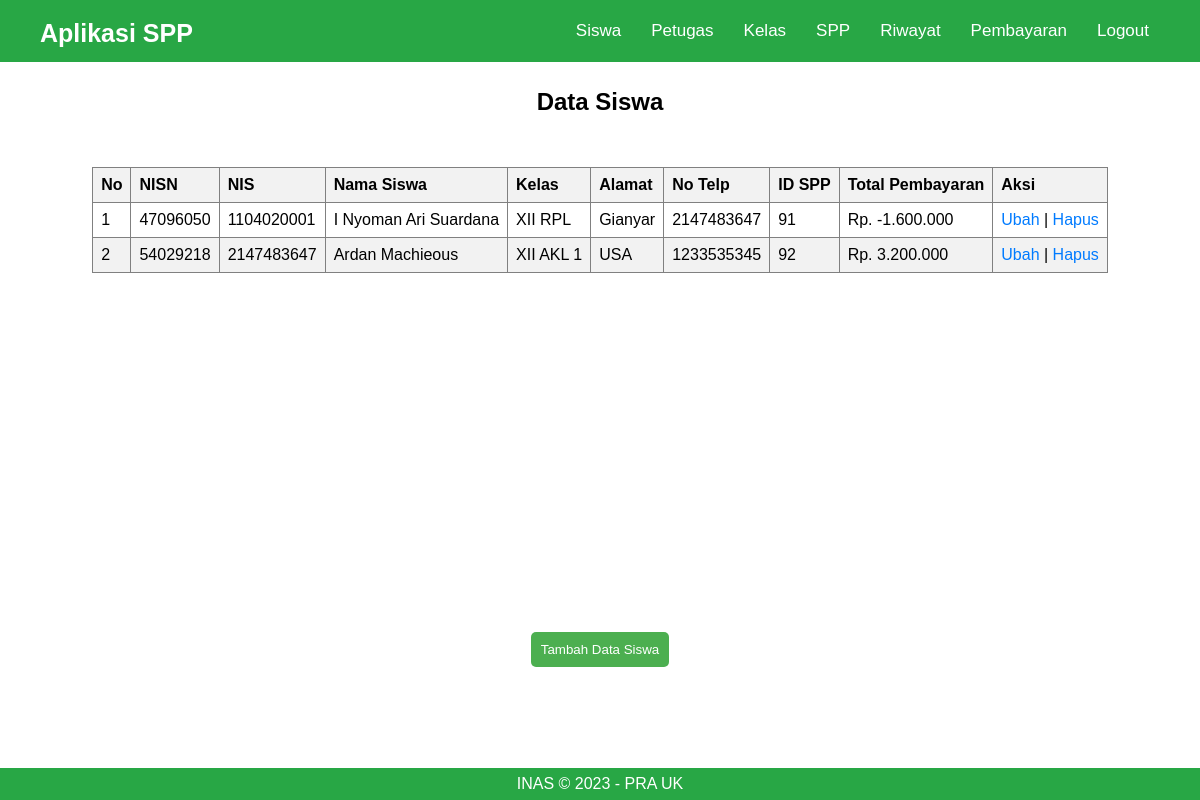
The page /admin/siswa.php (signed in) on the database its author committed.
### tables this page shows
CREATE TABLE `siswa` (
  `nisn` int(11) NOT NULL,
  `nis` int(11) NOT NULL,
  `nama` varchar(50) NOT NULL,
  `id_kelas` int(11) NOT NULL,
  `alamat` varchar(255) NOT NULL,
  `no_telp` int(25) NOT NULL,
  `id_spp` int(11) NOT NULL,
  `total_bayar` int(11) NOT NULL
);

CREATE TABLE `kelas` (
  `id_kelas` int(11) NOT NULL,
  `nama_kelas` varchar(20) NOT NULL,
  `kompetensi_keahlian` varchar(50) NOT NULL
);

CREATE TABLE `spp` (
  `id_spp` int(11) NOT NULL,
  `tahun` varchar(11) NOT NULL,
  `nominal` int(11) NOT NULL
);

### admin/siswa.php (the view, shortened to what this page needs)
<?php
    include_once('header.php');
 ?>
<section>
		<h2>Data Siswa</h2><br>
		<div style="height: 400px; overflow-y: scroll;">
		<table border="1">
			<thead>
				<tr>
					<th>No</th>
					<th>NISN</th>
					<th>NIS</th>
					<th>Nama Siswa</th>
					<th>Kelas</th>
					<th>Alamat</th>
					<th>No Telp</th>
					<th>ID SPP</th>
					<th>Total Pembayaran</th>
					<?php if($_SESSION['level'] == 'admin'){ ?>
					<th>Aksi</th>
					<?php } ?>
				</tr>
			</thead>
			<tbody>
				<?php
					include('../koneksi.php');
					$no = 1;
					$query = "SELECT * FROM siswa INNER JOIN kelas ON siswa.id_kelas = kelas.id_kelas INNER JOIN spp ON siswa.id_spp = spp.id_spp";
					$result = mysqli_query($koneksi, $query);
					while($row = mysqli_fetch_assoc($result)){
				?>
				<tr>
					<td><?php echo $no++; ?></td>
					<td><?php echo $row['nisn']; ?></td>
					<td><?php echo $row['nis']; ?></td>
					<td><?php echo $row['nama']; ?></td>
					<td><?php echo $row['nama_kelas']; ?></td>
					<td><?php echo $row['alamat']; ?></td>
					<td><?php echo $row['no_telp']; ?></td>
					<td><?php echo $row['id_spp']; ?></td>
					<td><?php echo ' Rp. ' . number_format($row['total_bayar'], 0, ',', '.'); ?></td>
					<?php if($_SESSION['level'] == 'admin'){ ?>
					<td>
						<a href="./crud_functions/siswa/ubah.php?id=<?php echo $row['nisn']; ?>">Ubah</a> |
						<a href="./crud_functions/siswa/hapus.php?id=<?php echo $row['nisn']; ?>">Hapus</a>
					</td>
					<?php } ?>
				</tr>
				<?php } ?>
			</tbody>
		</table>
		</div>
		<?php if($_SESSION['level'] == 'admin'){ ?>
			<br><a href="./crud_functions/siswa/tambah.php"><button type="button">Tambah Data Siswa</button></a>
		<?php } ?>
    <br>
	</section>
<?php
    include_once('footer.php');
?>

### admin/header.php (style rules this page uses)
* { box-sizing: border-box; margin: 0; padding: 0; }
body { font-family: sans-serif; max-width: 100%; overflow-x: hidden; }
h2 { margin-top: 80px; }
section { display: grid; place-items: center; height: calc(100vh - 70px); }
button, input[type="submit"] { padding: 10px; margin-top: 15px; background-color: #4caf50; color: white; border: none; border-radius: 5px; cursor: pointer; transition: all 0.3s ease-in-out; }
button { margin-bottom: 20px; }
table { border-collapse: collapse; width: 100%; max-width: 1200px; margin: 0 auto; }
th, td { text-align: left; padding: 8px; }
th { background-color: #f2f2f2; }
tr:nth-child(even) { background-color: #f2f2f2; }
td:last-child { text-align: center; }
a { text-decoration: none; color: #007bff; }

### rows shown on the page
siswa: nisn "47096050", nis "1104020001", nama "I Nyoman Ari Suardana", id_kelas.nama_kelas "XII RPL", alamat "Gianyar", no_telp "2147483647", id_spp.id_spp "91", total_bayar "-1.600.000"
siswa: nisn "54029218", nis "2147483647", nama "Ardan Machieous", id_kelas.nama_kelas "XII AKL 1", alamat "USA", no_telp "1233535345", id_spp.id_spp "92", total_bayar "3.200.000"
